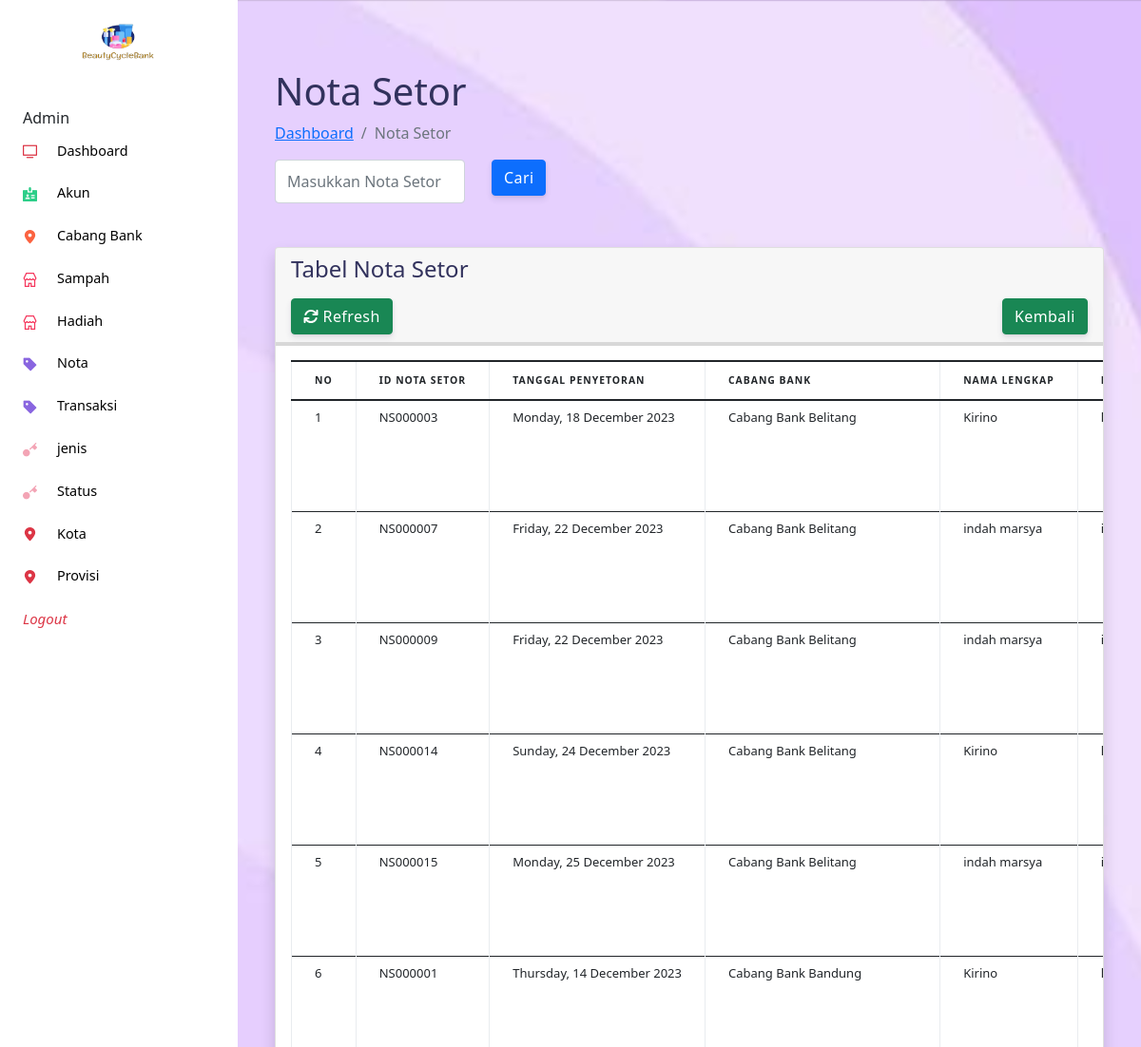
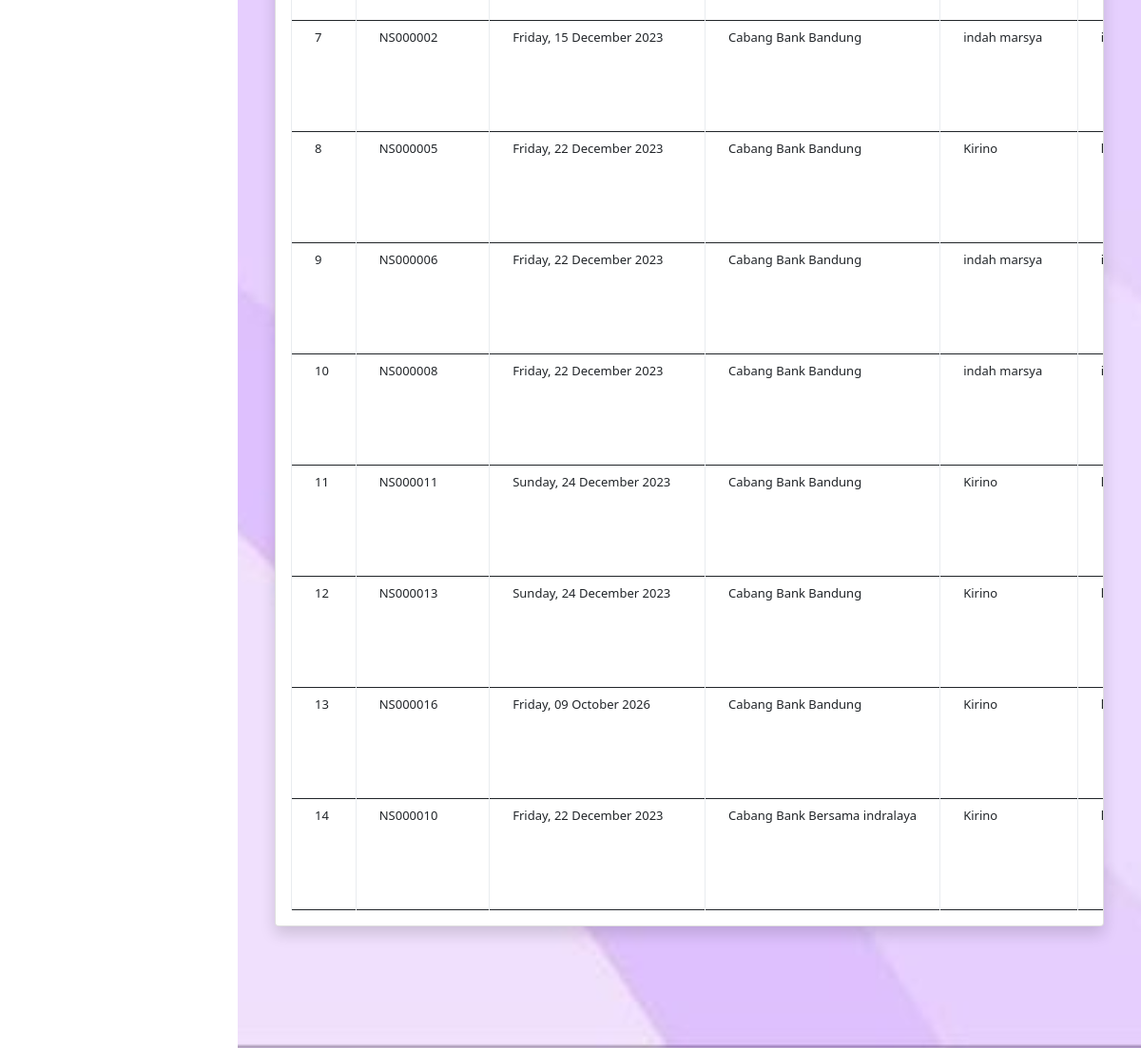
/admin/index.php?halaman=semuanotasetor, run on the app's committed database (2 pictures, top to bottom).
### tables this page shows
CREATE TABLE `nota_setor` (
  `ID_Nota_Setor` varchar(100) NOT NULL,
  `ID_Akun` varchar(100) NOT NULL,
  `Tanggal_setor` date NOT NULL,
  `ID_Cabang_Bank` varchar(100) NOT NULL,
  `Total_Poin` int(100) NOT NULL,
  `ID_Statussetor` varchar(100) NOT NULL,
  `Bukti_Penyetoran` varchar(100) NOT NULL
);

CREATE TABLE `cabang_bank_sampah` (
  `ID_Cabang_Bank` varchar(100) NOT NULL,
  `Nama_Bank` varchar(100) NOT NULL,
  `ID_Kota` varchar(100) NOT NULL,
  `Alamat_Bank` varchar(100) NOT NULL
);

CREATE TABLE `akun` (
  `ID_Akun` varchar(100) NOT NULL,
  `ID_jenis_akun` varchar(100) NOT NULL,
  `Nama_Lengkap` varchar(100) NOT NULL,
  `Alamat_Rumah` varchar(100) NOT NULL,
  `No_Hp` varchar(13) NOT NULL,
  `Email` varchar(50) NOT NULL,
  `Password` varchar(10) NOT NULL,
  `Total_Poin_Akun` int(11) NOT NULL
);

### admin/semua_nota_setor.php (the view, shortened to what this page needs)
<!DOCTYPE html>
<html lang="en">
<head>
  <link href="assets/js/plugins/nucleo/css/nucleo.css" rel="stylesheet" />
  <link href="assets/js/plugins/@fortawesome/fontawesome-free/css/all.min.css" rel="stylesheet" />
</head>
<div class="container-fluid px-4">
    <h1 class="mt-4">Nota Setor</h1>
      <ol class="breadcrumb mt-2 bg-transparent">
        <li  class="breadcrumb-item"><a href="index.php">Dashboard</a></li>
          <li class="breadcrumb-item active">Nota Setor</li>
      </ol>
<form class="form-horizontal" role="search" method="post" action="index.php?halaman=pencariansemuanotasetor">
  <div class="row">
      <div class="col-md-3">
        <div class="form-group">
          <input type="text" class="form-control" name="keyword" placeholder="Masukkan Nota Setor" autofocus autocomplete="off">
        </div>
    </div>
    <div class="col-md-2">
      <div class="form-group">
        <button class="btn btn-primary" name="cari">Cari</button>
      </div>
    </div>
  </div>
</form>
    <div class="card shadow" style="margin-top:22px">
      <div class="card-header border-4">
        <h4 class="mb-0">Tabel Nota Setor</h4>
        <a href="index.php?halaman=semuanotasetor" class="btn btn-success square-btn-adjust" style="margin-top:16px"><i class="fa fa-refresh"></i> Refresh </a>
    <div style="float:right;" class="col-md-0">
    <input type="button" class="btn btn-success square-btn-adjust" style="margin-top:16px" class="fa fa-reply-all" value="Kembali" onclick="history.back(-1)"/>
      </div>
</div>
  <div class="table-responsive">
  <div class="card-body" style="margin-top:-1px">
  <table id="datatablesSimple" class="table table-bordered border-dark" background="">
    </div>
    <thead>
    <tr>
      <th> No </th>
      <th> ID Nota Setor </th>
      <th> Tanggal Penyetoran </th>
      <th> Cabang Bank </th>
      <th> Nama Lengkap </th>
      <th> Email </th>
    </tr>
  </thead>
  <tbody>
    <?php $nomor=1;?>
    <?php $ambil=$koneksi->query("SELECT * FROM nota_setor JOIN akun ON nota_setor.ID_Akun=akun.ID_Akun
    JOIN cabang_bank_sampah ON nota_setor.ID_Cabang_Bank=cabang_bank_sampah.ID_Cabang_Bank JOIN status_setor
      ON nota_setor.ID_Statussetor=status_setor.ID_Statussetor ");?>
    <?php while($pecah=$ambil->fetch_assoc()){?>
      <tr>
      <td><?php echo $nomor;?></td>
      <td><?php echo $pecah['ID_Nota_Setor'];?></td>
      <td><?php echo date("l, d F Y",strtotime($pecah["Tanggal_setor"]));?></td>
      <td><?php echo $pecah['Nama_Bank'];?></td>
      <td><?php echo $pecah['Nama_Lengkap'];?></td>
      <td><?php echo $pecah['Email'];?></td>
    </tr>
    <?php $nomor++; ?>
    <?php } ?>
  </tbody>
</html>

### data on the page
nota_setor: ID_Nota_Setor "NS000003", Tanggal_setor "Monday, 18 December 2023", cabang_bank_sampah.Nama_Bank "Cabang Bank Belitang", ID_Akun.Nama_Lengkap "Kirino"
nota_setor: ID_Nota_Setor "NS000007", Tanggal_setor "Friday, 22 December 2023", cabang_bank_sampah.Nama_Bank "Cabang Bank Belitang", ID_Akun.Nama_Lengkap "indah marsya"
nota_setor: ID_Nota_Setor "NS000009", Tanggal_setor "Friday, 22 December 2023", cabang_bank_sampah.Nama_Bank "Cabang Bank Belitang", ID_Akun.Nama_Lengkap "indah marsya"
nota_setor: ID_Nota_Setor "NS000014", Tanggal_setor "Sunday, 24 December 2023", cabang_bank_sampah.Nama_Bank "Cabang Bank Belitang", ID_Akun.Nama_Lengkap "Kirino"
nota_setor: ID_Nota_Setor "NS000015", Tanggal_setor "Monday, 25 December 2023", cabang_bank_sampah.Nama_Bank "Cabang Bank Belitang", ID_Akun.Nama_Lengkap "indah marsya"
nota_setor: ID_Nota_Setor "NS000001", Tanggal_setor "Thursday, 14 December 2023", cabang_bank_sampah.Nama_Bank "Cabang Bank Bandung", ID_Akun.Nama_Lengkap "Kirino"
nota_setor: ID_Nota_Setor "NS000002", Tanggal_setor "Friday, 15 December 2023", cabang_bank_sampah.Nama_Bank "Cabang Bank Bandung", ID_Akun.Nama_Lengkap "indah marsya"
nota_setor: ID_Nota_Setor "NS000005", Tanggal_setor "Friday, 22 December 2023", cabang_bank_sampah.Nama_Bank "Cabang Bank Bandung", ID_Akun.Nama_Lengkap "Kirino"
nota_setor: ID_Nota_Setor "NS000006", Tanggal_setor "Friday, 22 December 2023", cabang_bank_sampah.Nama_Bank "Cabang Bank Bandung", ID_Akun.Nama_Lengkap "indah marsya"
nota_setor: ID_Nota_Setor "NS000008", Tanggal_setor "Friday, 22 December 2023", cabang_bank_sampah.Nama_Bank "Cabang Bank Bandung", ID_Akun.Nama_Lengkap "indah marsya"
nota_setor: ID_Nota_Setor "NS000011", Tanggal_setor "Sunday, 24 December 2023", cabang_bank_sampah.Nama_Bank "Cabang Bank Bandung", ID_Akun.Nama_Lengkap "Kirino"
nota_setor: ID_Nota_Setor "NS000013", Tanggal_setor "Sunday, 24 December 2023", cabang_bank_sampah.Nama_Bank "Cabang Bank Bandung", ID_Akun.Nama_Lengkap "Kirino"
nota_setor: ID_Nota_Setor "NS000016", Tanggal_setor "Friday, 09 October 2026", cabang_bank_sampah.Nama_Bank "Cabang Bank Bandung", ID_Akun.Nama_Lengkap "Kirino"
nota_setor: ID_Nota_Setor "NS000010", Tanggal_setor "Friday, 22 December 2023", cabang_bank_sampah.Nama_Bank "Cabang Bank Bersama indralaya", ID_Akun.Nama_Lengkap "Kirino"
